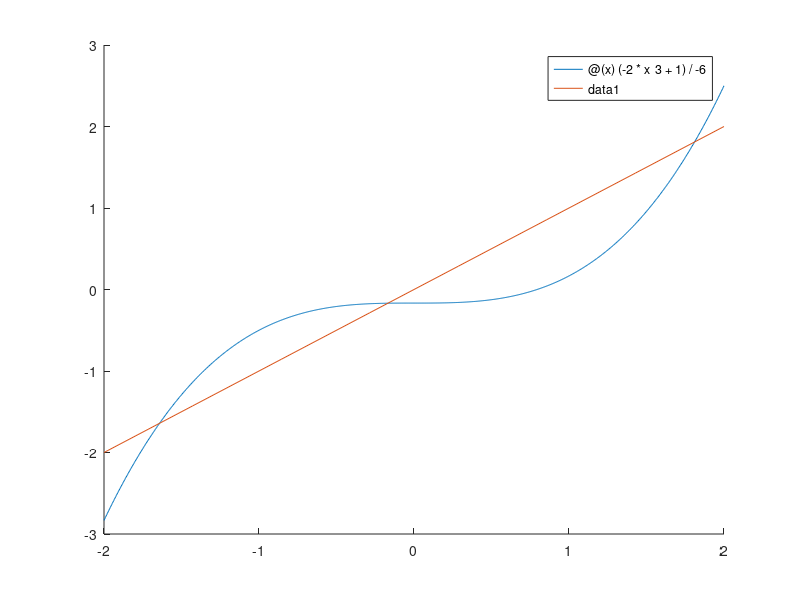

The MATLAB source for this figure: (Note: this script raises an error after producing the figure.)
clear all;
close all;

g = @(x) (-2*x^3+1)/-6;
f = @(x) x;
hold on
fplot(g,[-2,2])
fplot(f,[-2,2])

x(1) = -1.5;
tol = 1e-7;
i = 1; 
deltax = inf;
while deltax > tol
    x(i+1) = g(x(i));
    deltax = abs(x(i+1)-x(i));
    i = i+1;
end

format long
h = 0.0001; 
derivative_g = (g(x(i)+h) - g(x(i)-h))/(2*h);

S = abs(derivative_g);

findr = [2 0 -6 -1];
root = roots(findr);

error_i1 = abs(g(x(i))-root(3));
error_i = abs(x(i)-root(3));
Sdiv = error_i1/error_i;

fprintf("First root = %.6f, S from Calc = %.6f" + ...
    ", S from errors = %.6f\n", x(i),S,Sdiv);
